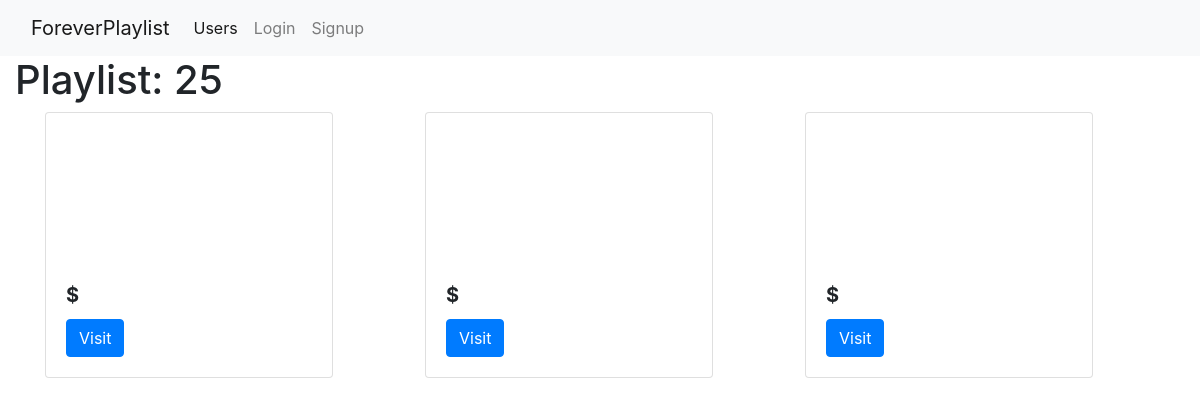
/playlists/1, run on an earlier commit of the app's database.
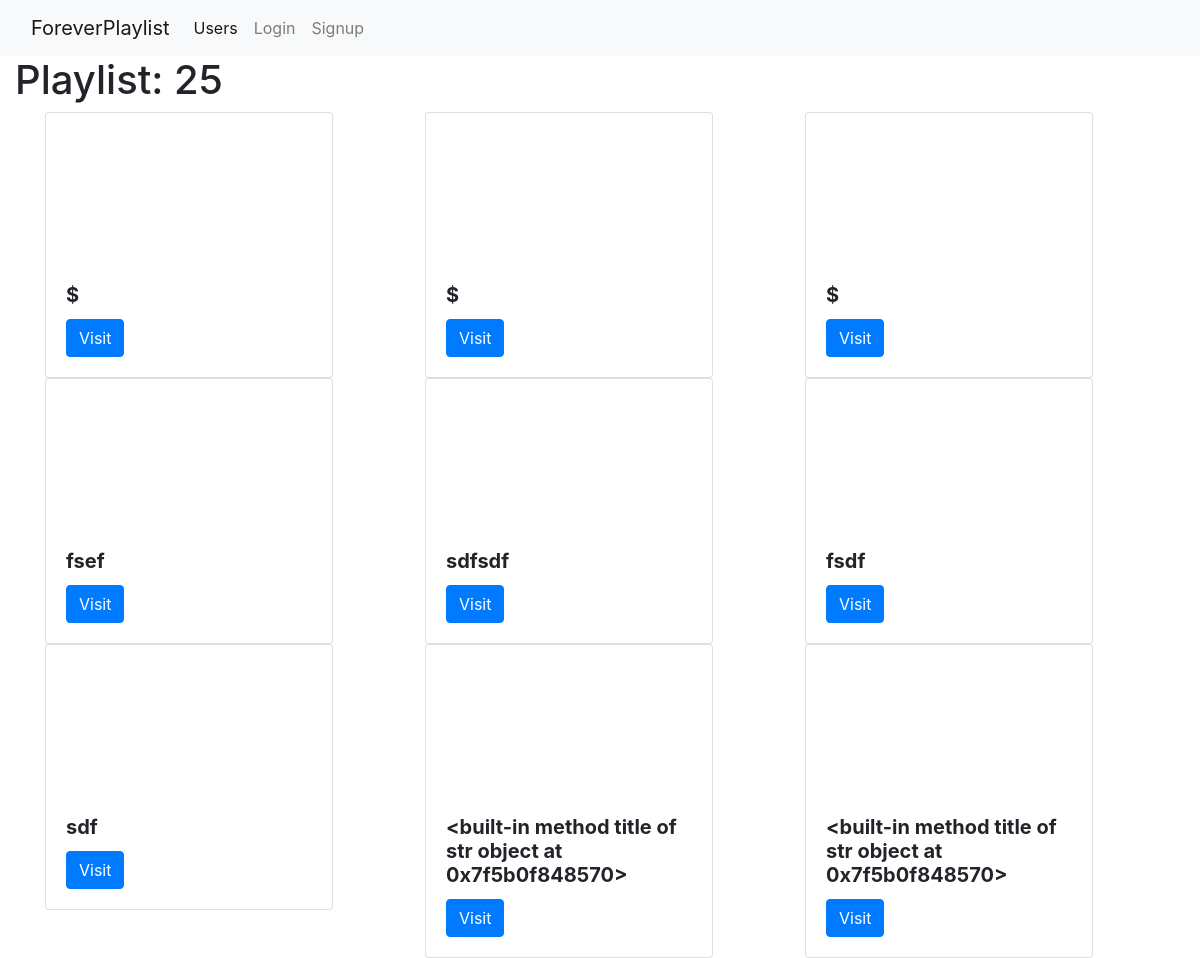
And on a later commit of the database.
### music_app/models.py (models this page shows, shortened)
class Playlist(db.Model):
    id = db.Column(db.Integer, primary_key=True)
    title = db.Column(db.String(80), nullable=False)
    description = db.Column(db.String(200), nullable=False)
    user_id = db.Column(db.Integer, db.ForeignKey('user.id'), nullable=False)
    user = db.relationship('User', back_populates='playlists')
    songs = db.relationship('SongEntry', back_populates='playlist')

class SongEntry(db.Model):
    id = db.Column(db.Integer, primary_key=True)
    title = db.Column(db.String(80), nullable=False)
    video_url = db.Column(db.String(80), nullable=False)
    playlist_id = db.Column(db.Integer, db.ForeignKey('playlist.id'), nullable=False)
    playlist = db.relationship('Playlist', back_populates='songs')

### music_app/main/routes.py (the view, shortened to what this page needs)
@main.route('/playlists/<playlist_id>', methods=['GET', 'POST'])
def show_playlist(playlist_id):
    playlist = Playlist.query.get(playlist_id)
    form = SongEntryForm()
    return render_template('playlist_show.html', playlist=playlist, form=form)

### music_app/templates/playlist_show.html (shortened to what this page needs)
{% extends 'base.html' %}
{% block body %}
  <h1>Playlist: {{playlist.title}}</h1>
  <div class="container">
    {% for song_row in playlist.songs | batch(3, '&nbsp;') %}
    <div class="row">
      {% for song in song_row %}
        <div class="col">
          {% include 'partials/song.html' %}
        </div>
      {% endfor %}
    </div>
    {% endfor %}
  </div>
{% endblock %}

### music_app/templates/base.html (shortened to what this page needs)
<!doctype html>
<html lang="en">
  <head>
    <link rel="stylesheet" href="https://stackpath.bootstrapcdn.com/bootstrap/4.3.1/css/bootstrap.min.css">
  </head>
  <body>
    {% include 'partials/navbar.html' %}
    <div class="container-fluid">
      {% block body %}{% endblock %}
    </div>
  </body>
</html>

### music_app/templates/partials/navbar.html (shortened to what this page needs)
<nav class="navbar navbar-expand-lg navbar-light bg-light">
  <div class="container-fluid">
    <a class="navbar-brand" href="/">ForeverPlaylist</a>
    <div class="collapse navbar-collapse" id="navbarSupportedContent">
      <ul class="navbar-nav me-auto mb-2 mb-lg-0">
        <li class="nav-item">
          <a class="nav-link active" aria-current="page" href="/users">Users</a>
        </li>
        {% if current_user.is_authenticated %}
          <li class="nav-item">
            <a class="nav-link" href="/logout">Logout</a>
          </li>
        {% else %}
          <li class="nav-item">
            <a class="nav-link" href="/login">Login</a>
          </li>
          <li class="nav-item">
            <a class="nav-link" href="/signup">Signup</a>
          </li>
        {% endif %}
      </ul>
    </div>
  </div>
</nav>

### music_app/templates/partials/song.html
<div class="card" style="width: 18rem;">
  <iframe src="https://www.youtube.com/embed/{{ song.video_url }}"
          title="YouTube video player" frameborder="0"
          allow="accelerometer; autoplay; clipboard-write; encrypted-media; gyroscope; picture-in-picture"
          allowfullscreen>
  </iframe>
  <div class="card-body">
    <h5 class="card-title">
      <b>{{ song.title }}</b>
    </h5>
    <a href="https://www.youtube.com/watch?v={{ song.video_url }}" class="btn btn-primary">
      Visit
    </a>
  </div>
</div>

What changed in the data, as far as the page shows it:
added SongEntry: title "fsef"
added SongEntry: title "sdfsdf"
added SongEntry: title "fsdf"
added SongEntry: title "sdf", title "<built-in method title of str object at 0x7f5b0f848570>" "<built-in method title of str object at 0x7f5b0f848570>"
